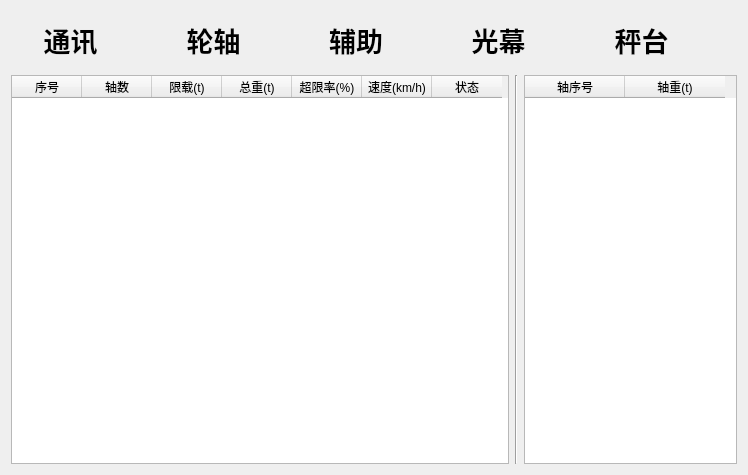
<?xml version="1.0" encoding="UTF-8"?>
<ui version="4.0">
 <class>FormWtDetail</class>
 <widget class="QWidget" name="FormWtDetail">
  <property name="geometry">
   <rect>
    <x>0</x>
    <y>0</y>
    <width>748</width>
    <height>475</height>
   </rect>
  </property>
  <property name="windowTitle">
   <string>Form</string>
  </property>
  <property name="styleSheet">
   <string notr="true"/>
  </property>
  <layout class="QGridLayout" name="gridLayout" columnstretch="7,0,3">
   <item row="0" column="0" colspan="3">
    <widget class="QWidget" name="widget" native="true">
     <layout class="QHBoxLayout" name="horizontalLayout">
      <item>
       <widget class="QLabel" name="label">
        <property name="font">
         <font>
          <pointsize>20</pointsize>
          <weight>75</weight>
          <bold>true</bold>
         </font>
        </property>
        <property name="text">
         <string>通讯</string>
        </property>
        <property name="alignment">
         <set>Qt::AlignCenter</set>
        </property>
       </widget>
      </item>
      <item>
       <widget class="QLabel" name="lbConnect">
        <property name="minimumSize">
         <size>
          <width>30</width>
          <height>30</height>
         </size>
        </property>
        <property name="maximumSize">
         <size>
          <width>30</width>
          <height>30</height>
         </size>
        </property>
        <property name="styleSheet">
         <string notr="true"/>
        </property>
        <property name="text">
         <string/>
        </property>
       </widget>
      </item>
      <item>
       <widget class="QLabel" name="label_4">
        <property name="font">
         <font>
          <pointsize>20</pointsize>
          <weight>75</weight>
          <bold>true</bold>
         </font>
        </property>
        <property name="text">
         <string>轮轴</string>
        </property>
        <property name="alignment">
         <set>Qt::AlignCenter</set>
        </property>
       </widget>
      </item>
      <item>
       <widget class="QLabel" name="lbAxis">
        <property name="minimumSize">
         <size>
          <width>30</width>
          <height>30</height>
         </size>
        </property>
        <property name="maximumSize">
         <size>
          <width>30</width>
          <height>30</height>
         </size>
        </property>
        <property name="text">
         <string/>
        </property>
       </widget>
      </item>
      <item>
       <widget class="QLabel" name="label_6">
        <property name="font">
         <font>
          <pointsize>20</pointsize>
          <weight>75</weight>
          <bold>true</bold>
         </font>
        </property>
        <property name="text">
         <string>辅助</string>
        </property>
        <property name="alignment">
         <set>Qt::AlignCenter</set>
        </property>
       </widget>
      </item>
      <item>
       <widget class="QLabel" name="lbAssist">
        <property name="minimumSize">
         <size>
          <width>30</width>
          <height>30</height>
         </size>
        </property>
        <property name="maximumSize">
         <size>
          <width>30</width>
          <height>30</height>
         </size>
        </property>
        <property name="text">
         <string/>
        </property>
       </widget>
      </item>
      <item>
       <widget class="QLabel" name="label_3">
        <property name="font">
         <font>
          <pointsize>20</pointsize>
          <weight>75</weight>
          <bold>true</bold>
         </font>
        </property>
        <property name="text">
         <string>光幕</string>
        </property>
        <property name="alignment">
         <set>Qt::AlignCenter</set>
        </property>
       </widget>
      </item>
      <item>
       <widget class="QLabel" name="lbLight">
        <property name="minimumSize">
         <size>
          <width>30</width>
          <height>30</height>
         </size>
        </property>
        <property name="maximumSize">
         <size>
          <width>30</width>
          <height>30</height>
         </size>
        </property>
        <property name="text">
         <string/>
        </property>
       </widget>
      </item>
      <item>
       <widget class="QLabel" name="label_2">
        <property name="font">
         <font>
          <pointsize>20</pointsize>
          <weight>75</weight>
          <bold>true</bold>
         </font>
        </property>
        <property name="text">
         <string>秤台</string>
        </property>
        <property name="alignment">
         <set>Qt::AlignCenter</set>
        </property>
       </widget>
      </item>
      <item>
       <widget class="QLabel" name="lbCheng">
        <property name="minimumSize">
         <size>
          <width>30</width>
          <height>30</height>
         </size>
        </property>
        <property name="maximumSize">
         <size>
          <width>30</width>
          <height>30</height>
         </size>
        </property>
        <property name="text">
         <string/>
        </property>
       </widget>
      </item>
     </layout>
    </widget>
   </item>
   <item row="1" column="0">
    <widget class="QTableWidget" name="tableWidget">
     <property name="styleSheet">
      <string notr="true"/>
     </property>
     <property name="selectionBehavior">
      <enum>QAbstractItemView::SelectRows</enum>
     </property>
     <attribute name="horizontalHeaderDefaultSectionSize">
      <number>70</number>
     </attribute>
     <column>
      <property name="text">
       <string>序号</string>
      </property>
     </column>
     <column>
      <property name="text">
       <string>轴数</string>
      </property>
     </column>
     <column>
      <property name="text">
       <string>限载(t)</string>
      </property>
     </column>
     <column>
      <property name="text">
       <string>总重(t)</string>
      </property>
     </column>
     <column>
      <property name="text">
       <string>超限率(%)</string>
      </property>
     </column>
     <column>
      <property name="text">
       <string>速度(km/h)</string>
      </property>
     </column>
     <column>
      <property name="text">
       <string>状态</string>
      </property>
     </column>
    </widget>
   </item>
   <item row="1" column="1">
    <widget class="Line" name="line">
     <property name="orientation">
      <enum>Qt::Vertical</enum>
     </property>
    </widget>
   </item>
   <item row="1" column="2">
    <widget class="QTableWidget" name="tableWidget_2">
     <property name="styleSheet">
      <string notr="true"/>
     </property>
     <column>
      <property name="text">
       <string>轴序号</string>
      </property>
     </column>
     <column>
      <property name="text">
       <string>轴重(t)</string>
      </property>
     </column>
    </widget>
   </item>
  </layout>
 </widget>
 <resources/>
 <connections/>
</ui>
